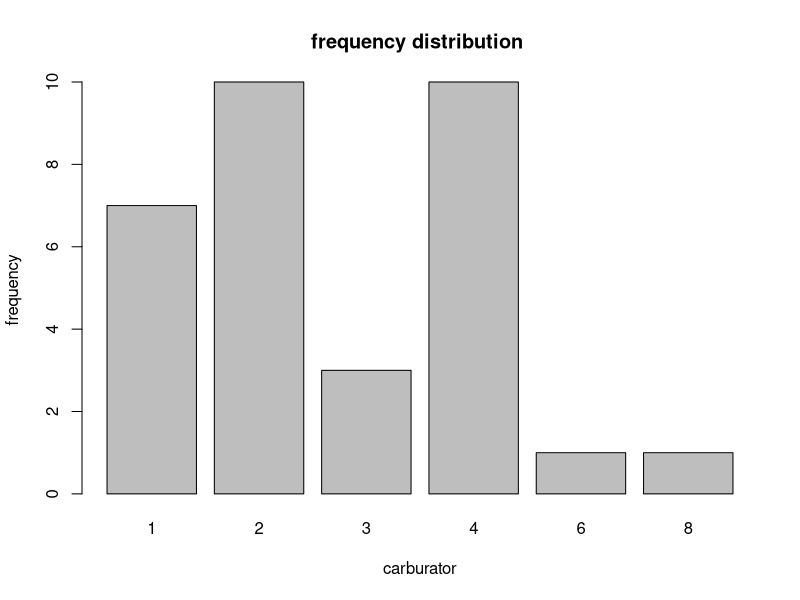
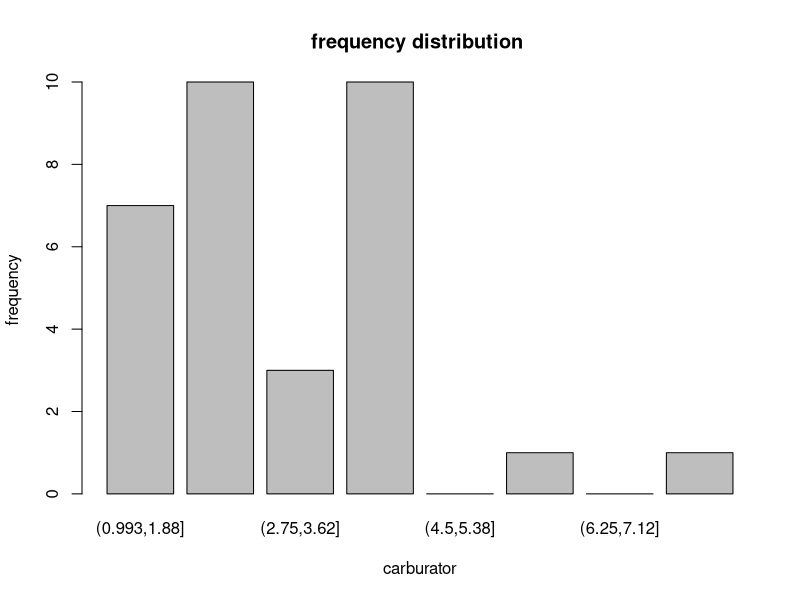

The R script that drew these images, in order:
#frequency dsitribution
head(mtcars)

carb=unique(mtcars$carb)
carb
u1=table(mtcars$carb)
barplot(u1,xlab='carburator',ylab='frequency',main='frequency distribution ')
  
u2=table(cut(mtcars$carb,8))
barplot(u2,xlab='carburator',ylab='frequency',main='frequency distribution ')
